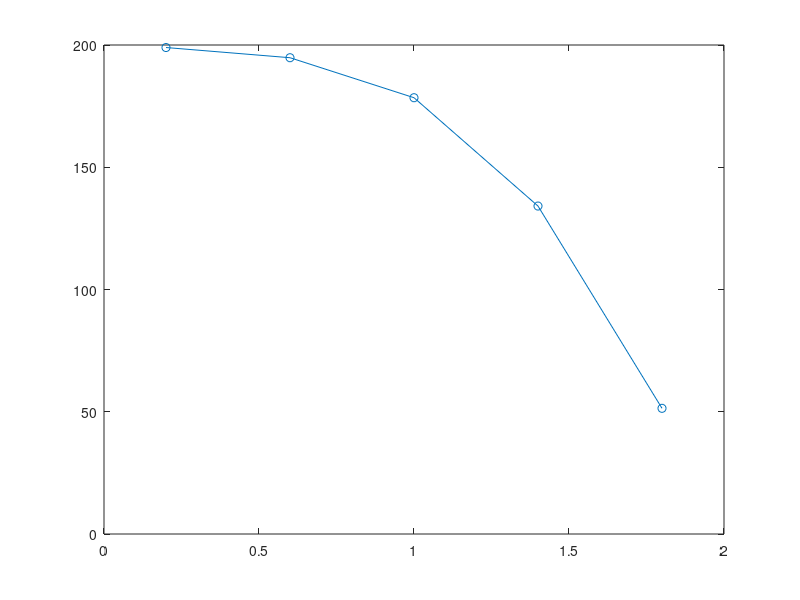

This chart was generated by the following MATLAB code:

%Pressure-Velocity Coupling in Unsteady Flows - PISO Algorithm
%Rohit Suryawanshi

clear all;
% Initial Conditions:
Ti = 200;
TB = 0;
k = 10;
L = 2;
n = 5;
delta_x = L/n;

%Creation of Matrices
T = zeros([n 1]);
T0 = ones([n 1])*Ti;
COF = zeros(n);
SID = zeros([n 1]);

%Coefficients Calculation
for ii=1:10
for i=1:n
    if i==1
        ap = 200;
        a0p = ap;
        aw = 0;
        ae = k/delta_x;
        Su = 0;
        COF(i,i) = ap;
        SID(i) = ae*T0(i+1)+(a0p-(aw+ae))*T0(i);
    elseif i==n
        ap = 200;
        a0p = ap;
        aw = k/delta_x;
        ae = 0;
        Su = 2*k*(TB-T0(n))/delta_x;
        COF(i,i) = ap;
        SID(i) = aw*T0(i-1)+(a0p-(aw+ae))*T0(i)+Su;
    else
        ap = 200;
        a0p = ap;
        aw = k/delta_x;
        ae = k/delta_x;
        Su = 0;
        COF(i,i) = ap;
        SID(i) = aw*T0(i-1)+ae*T0(i+1)+(a0p-(aw+ae))*T0(i);
    end
end

for i=1:n
    x(i) = delta_x*(i-0.5);
end
T = COF\SID
T0 = T;
end

plot(x,T,'-o')
